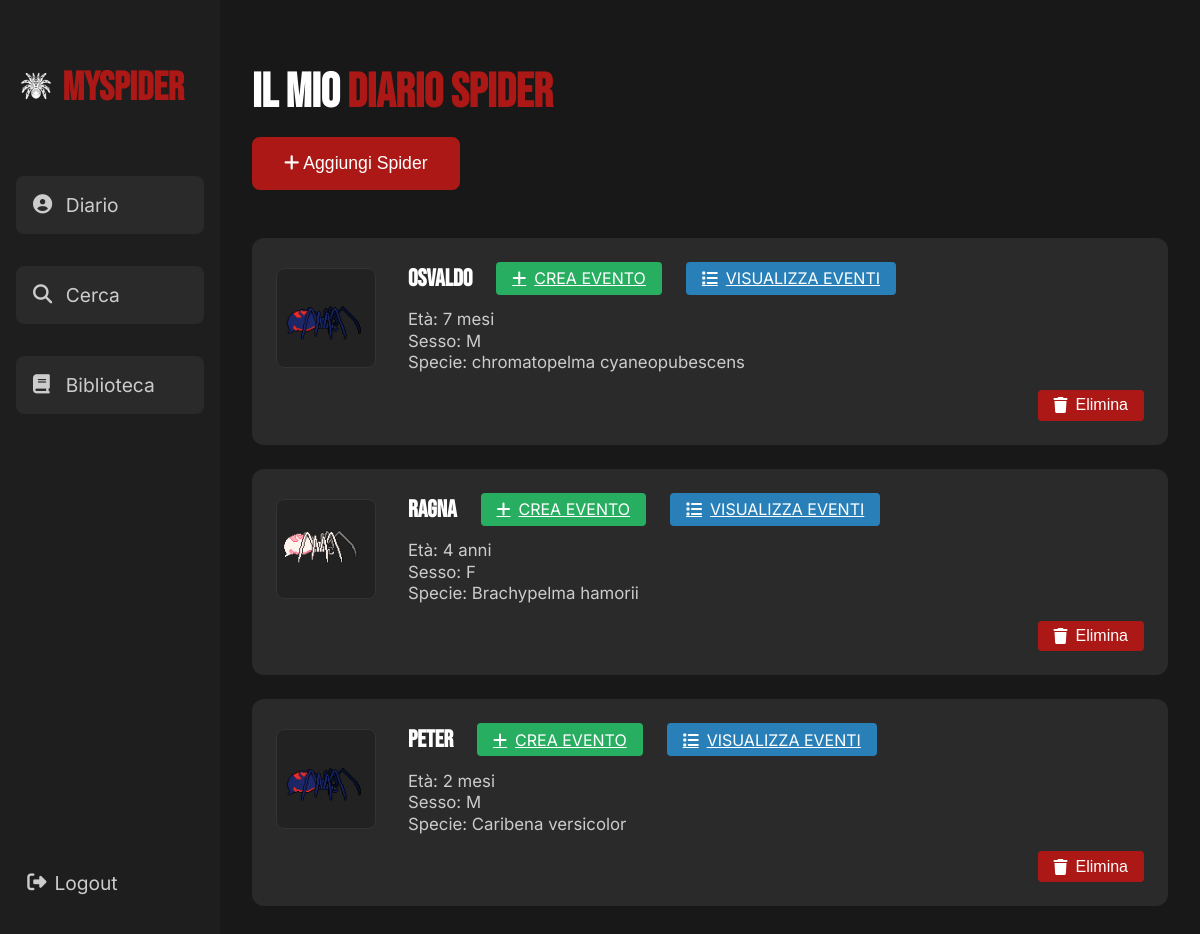
Page /diario/ (signed in) on the committed database.
### My_Spider/models.py (models this page shows)
class spider(models.Model):
    id = models.AutoField(primary_key=True)
    nome = models.CharField(max_length=100)
    eta = models.IntegerField()
    sesso = models.CharField(max_length=10)
    specie = models.CharField(max_length=50)
    utente = models.ForeignKey(utenti, on_delete=models.CASCADE)
    icona = models.CharField(max_length=100)
    unita_eta = models.CharField(max_length=10, default='anni')

### My_Spider/views.py (the view)
# urls.py: path('diario/', diario_view, name='diario'),
def diario_view(request):
    if request.session.get('logged_in'):
        user = utenti.objects.get(username=request.session['username'])
        spiders = spider.objects.filter(utente=user).order_by('-id')
        context = {
            'username': request.session.get('username', 'Utente'),
            'spiders': spiders
        }
        return render(request, 'diario.html', context)
    return redirect('login')

### templates/diario.html (shortened to what this page needs)
<!DOCTYPE html>
                     {% load static %}
                     <html lang="it">
                     <head>
                         <link rel="stylesheet" href="https://cdnjs.cloudflare.com/ajax/libs/font-awesome/6.5.1/css/all.min.css">
                     </head>
                     <body>
                         <aside>
                             <h1>
                                 <img src="{% static 'logo2.png' %}" alt="Logo" style="width: 40px; height: 40px; vertical-align: middle; margin-right: 0px;">
                                 MySpider
                             </h1>
                             <ul>
                                 <li onclick="window.location.href='{% url 'diario' %}'"><i class="fas fa-user-circle"></i> Diario</li>
                                 <li onclick="window.location.href='{% url 'cerca' %}'"><i class="fas fa-magnifying-glass"></i> Cerca</li>
                                 <li onclick="window.location.href='{% url 'biblioteca' %}'"><i class="fas fa-book"></i> Biblioteca</li>
                             </ul>
                             <a href="{% url 'logout' %}" class="logout-btn">
                                 <i class="fas fa-sign-out-alt" style="margin-right: 0.5rem;"></i>
                                 Logout
                             </a>
                         </aside>
                         <main>
                             <h2>Il Mio <span class="highlight">Diario Spider</span></h2>
                             <button class="add-btn" onclick="showModal()">
                                 <i class="fas fa-plus"></i> Aggiungi Spider
                             </button>
                             <div class="spider-cards" id="spiderCards">
                                 {% for s in spiders %}
                                 <div class="spider-card">
                                     <div class="spider-card-top">
                                         <img src="{% static '' %}{{ s.icona }}" alt="icona" class="spider-img">
                                         <div class="spider-info">
                                             <div class="spider-header">
                                                 <h3>{{ s.nome }}</h3>
                                                 <a href="{% url 'crea_evento' s.id %}" class="eventi-btn">
                                                     <i class="fas fa-plus"></i> CREA EVENTO
                                                 </a>
                                                <a href="{% url 'lista_eventi' s.id %}" class="eventi-btn" style="background:#2980b9; margin-left:0.5rem;">
                                                    <i class="fas fa-list"></i> VISUALIZZA EVENTI
                                                </a>
                                             </div>
                                             <div class="spider-details">
                                                 <p>Età: {{ s.eta }} {{ s.unita_eta }}</p>
                                                 <p>Sesso: {{ s.sesso }}</p>
                                                 <p>Specie: {{ s.specie }}</p>
                                             </div>
                                         </div>
                                     </div>
                                     <div class="spider-card-bottom">
                                         <form method="POST" action="{% url 'delete_spider' s.id %}">
                                             <button type="submit" class="elimina-btn">
                                                 <i class="fas fa-trash"></i> Elimina
                                             </button>
                                         </form>
                                     </div>
                                 </div>
                                 {% empty %}
                                 <p>Nessuno spider ancora aggiunto.</p>
                                 {% endfor %}
                             </div>
                         </main>
                     </body>
                     </html>

### templates/diario.html (style rules this page uses)
* { box-sizing: border-box; margin: 0; padding: 0; }
body { font-family: 'Inter', sans-serif; background: #121212; color: #fff; display: flex; height: 100vh; }
aside { width: 220px; background-color: #1e1e1e; padding: 2rem 1rem; display: flex; flex-direction: column; min-height: 100vh; }
aside h1 { color: #ac1815; font-size: 2.5rem; margin-bottom: 2rem; margin-top: 2rem; font-family: 'Bebas Neue', sans-serif; }
aside li { display: flex; align-items: center; margin: 2rem 0; font-size: 1.2rem; color: #ccc; cursor: pointer; transition: all 0.3s ease; padding: 1rem; border-radius: 8px; background-color: #2a2a2a; border: 1px solid transparent; }
aside li i { margin-right: 0.8rem; width: 20px; transition: transform 0.3s ease; }
aside ul { list-style: none; width: 100%; }
.logout-btn { margin-top: auto; padding: 0.7rem; background-color: transparent; color: #ccc; border: none; cursor: pointer; width: 100%; text-align: left; font-size:1.2rem; display: flex; align-items: center; text-decoration: none; }
main { flex: 1; padding: 2rem; background-color: #181818; overflow-y: auto; }
h2 { font-size: 3rem; margin-bottom: 1rem; margin-top: 2rem; font-family: 'Bebas Neue', sans-serif; }
.highlight { color: #ac1815; }
.add-btn { background-color: #ac1815; color: #fff; border: none; padding: 1rem 2rem; border-radius: 8px; cursor: pointer; font-size: 1.1rem; margin-bottom: 2rem; transition: all 0.3s ease; }
.spider-cards { display: flex; flex-direction: column; gap: 1.5rem; margin-top: 1rem; }
.spider-card { background-color: #2a2a2a; padding: 1.5rem; border-radius: 12px; display: flex; flex-direction: column; gap: 1rem; transition: background-color 0.3s; position: relative; }
.spider-card-top { display: flex; align-items: center; gap: 2rem; }
.spider-img { width: 100px; height: 100px; object-fit: contain; border-radius: 8px; background: #222; border: 1px solid #333; }
.spider-info { display: flex; flex-direction: column; gap: 0.3rem; flex: 1; }
.spider-header { display: flex; align-items: center; gap: 1rem; margin-bottom: 0.5rem; }
.spider-header h3 { font-size: 1.5rem; font-family: 'Bebas Neue', sans-serif; margin: 0; color: #fff; }
.eventi-btn { background:#27ae60; color:#fff; border:none; border-radius:4px; padding:0.4rem 1rem; cursor:pointer; display:inline-flex; align-items:center; font-size: 1rem; margin-left: 0.5rem; transition: background 0.2s; }
.eventi-btn i { margin-right: 0.5rem; }
.spider-details p { margin: 0.1rem 0; color: #ccc; font-size: 1.05rem; }
.spider-card-bottom { display: flex; justify-content: flex-end; }
.elimina-btn { background:#ac1815; color:#fff; border:none; border-radius:4px; padding:0.4rem 1rem; cursor:pointer; font-size: 1rem; display: flex; align-items: center; transition: background 0.2s; }
.elimina-btn i { margin-right: 0.5rem; }

### rows in the picture
spider: icona (picture), nome "OSVALDO", eta "7", unita_eta "mesi", sesso "M", specie "chromatopelma cyaneopubescens"
spider: icona (picture), nome "Ragna", eta "4", unita_eta "anni", sesso "F", specie "Brachypelma hamorii"
spider: icona (picture), nome "Peter", eta "2", unita_eta "mesi", sesso "M", specie "Caribena versicolor"
